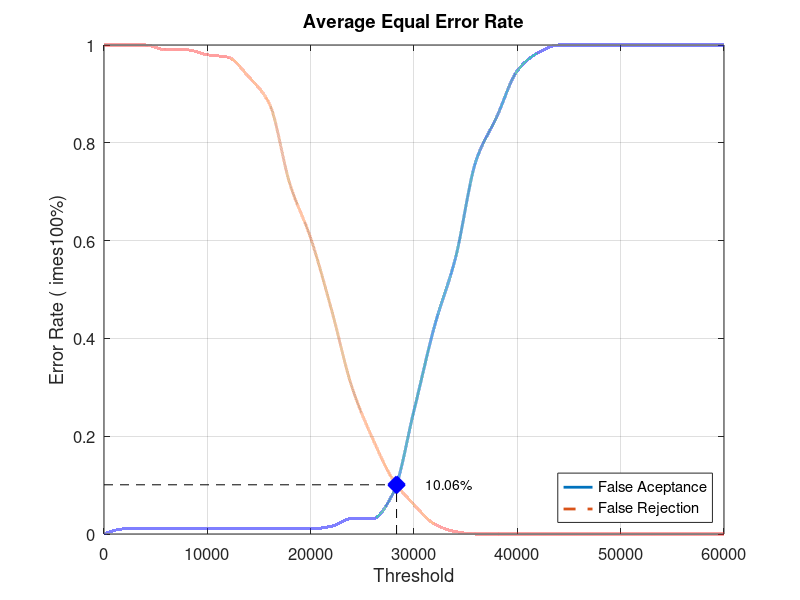
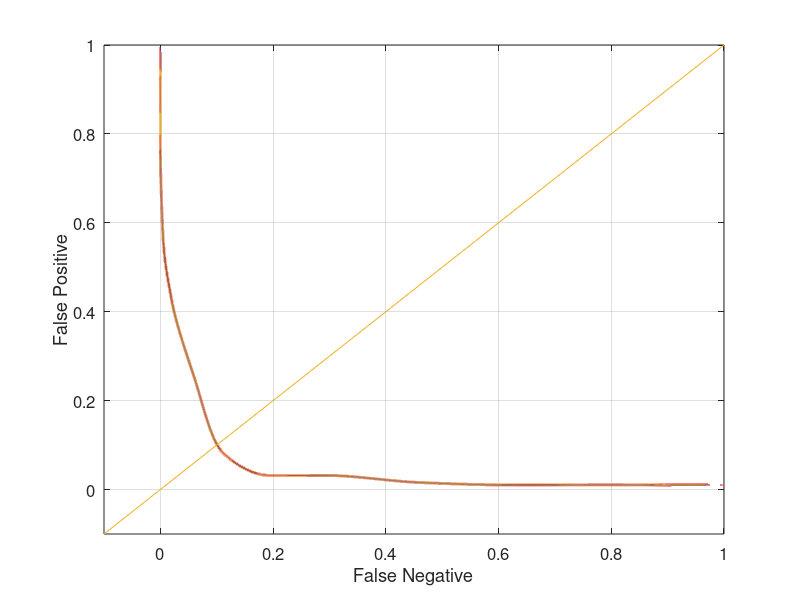

Source code (MATLAB) for these figures, in order:
close all;
clear;
clc;
x = 0:2000:60000;
xq = 0:0.5:60000;

y0 = [0 0.0105263 0.0105263 0.0105263 0.0105263 0.0105263 0.0105263 0.0105263 0.0105263 0.0105263 0.0105263 0.0157895 0.0315789 0.0315789 0.0842105 0.252632 0.426316 0.563158 0.763158 0.852632 0.947368 0.984211 1 1 1 1 1 1 1 1 1]
yy0 = interp1(x, y0, xq, 'pchip');
y1 = [1 1 1 0.99 0.99 0.98 0.975 0.935 0.88 0.715 0.605 0.46 0.3 0.195 0.11 0.06 0.02 0.005 0 0 0 0 0 0 0 0 0 0 0 0 0]
yy1 = interp1(x, y1, xq, 'pchip');

% Calculating EER: 
y2 = abs(y0 - y1);
find(y2 == min(y2))
yy2 = abs(yy0 - yy1);
xEER = find(yy2 == min(yy2));
xEERIndex = xq(xEER) % X-axis EER
yEER = yy0(xEER) % Y-axis EER

main = figure
plot(xq, yy0,'-','LineWidth', 2);	hold on
plot(xq, yy1,'--','LineWidth', 2);	hold on
plot([xEERIndex xEERIndex], [0 yEER], 'k--');	hold on
plot([0 xEERIndex], [yEER yEER], 'k--');	hold on
plot(xEERIndex, yEER, 'bx', 'LineWidth', 10);	hold on
text(xEERIndex + 10 * xEERIndex / 100, yEER, [num2str(round((10000 * yEER)) / 100) '%'])
legend('False Aceptance', 'False Rejection', 'Location', 'SouthEast')
xlabel('Threshold')
ylabel('Error Rate (	imes100%)')
title('Average Equal Error Rate')
set(gca, 'FontSize', 12)
axis([0 60000 0 1])
grid on

print(main, 'Database3_1Main', '-dpng');
FNRxFPR = figure('Color', [1 1 1]);
plot(yy1, yy0, '-', yy1, yy0, 'LineWidth', 2);
hold on
y = -0.1:0.1:1
plot(y, y); 
set(gca, 'FontSize', 12)
xlabel('False Negative')
ylabel('False Positive')
axis([-0.1 1 -0.1 1])
set(gca, 'FontSize', 12)
grid on

print(FNRxFPR, 'Database3_1FNRxFPR','-dpng');
